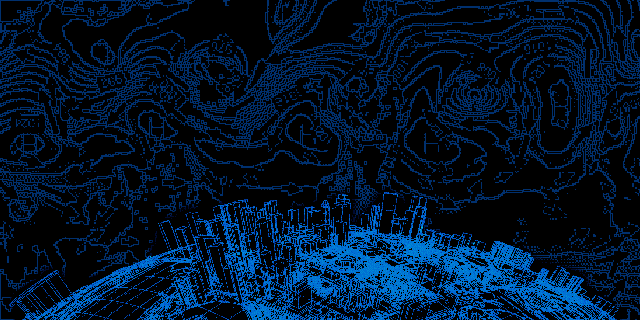
#> input picture site/build-scripts/phases/og/assets/topographic.png, 640 x 320 px; its folder holds only this picture in this run
$ python dominant-color-extractor.py phases/og/assets
#> lines starting #> are read from the running program, lines starting #| are printed output that depends on the picture
import os
import sys
import re
import argparse
import numpy as np
from PIL import Image
from sklearn.cluster import KMeans

def natural_sort_key(s):
    return [int(text) if text.isdigit() else text.lower() for text in re.split('([0-9]+)', s)]

def get_dominant_color(image_path):
    try:
        img = Image.open(image_path).convert('RGBA')
        img.thumbnail((100, 100))

        arr = np.array(img)
        pixels = arr.reshape(-1, 4)

        opaque_pixels = pixels[pixels[:, 3] >= 128]

        if len(opaque_pixels) == 0:
            return "#000000"

        rgb_pixels = opaque_pixels[:, :3]

        non_black_mask = np.max(rgb_pixels, axis=1) > 20
        if np.any(non_black_mask):
            rgb_pixels = rgb_pixels[non_black_mask]

        n_clusters = min(3, len(np.unique(rgb_pixels, axis=0)))
        if n_clusters == 0:
            return "#000000"

        kmeans = KMeans(n_clusters=n_clusters, n_init='auto', random_state=0)
        kmeans.fit(rgb_pixels)

        counts = np.bincount(kmeans.labels_)
        dominant_index = np.argmax(counts)
        dominant_color = kmeans.cluster_centers_[dominant_index]

        return "#{:02x}{:02x}{:02x}".format(
            int(round(dominant_color[0])),
            int(round(dominant_color[1])),
            int(round(dominant_color[2]))
        )
    except Exception:
        return "#000000"

def process_directory(base_dir):
    results = {}
    valid_extensions = {'.png', '.jpg', '.jpeg', '.gif', '.bmp', '.webp'}

    files_to_process = []
    for root, _, files in os.walk(base_dir):
        for file in files:
            ext = os.path.splitext(file)[1].lower()
            if ext in valid_extensions:
                files_to_process.append(os.path.join(root, file))

    total_files = len(files_to_process)

    for i, full_path in enumerate(files_to_process, 1):
        rel_path = os.path.relpath(full_path, start=os.path.dirname(base_dir) or '.')
        posix_rel_path = rel_path.replace(os.sep, '/')

        sys.stderr.write(f"\rProcessing {i}/{total_files}: {posix_rel_path}".ljust(80)[:80])
        sys.stderr.flush()

        color = get_dominant_color(full_path)
        results[posix_rel_path] = color

    sys.stderr.write("\r" + " " * 80 + "\r")
    sys.stderr.flush()

    return results

def format_custom_json(data, max_len):
    lines = ["{"]
    current_line = "  "

    keys = sorted(data.keys(), key=natural_sort_key)

    for i, k in enumerate(keys):
        v = data[k]
        entry = f'"{k}": "{v}"'
        if i < len(keys) - 1:
            entry += ","

        if current_line == "  ":
            current_line += entry
        elif len(current_line) + 1 + len(entry) <= max_len:
            current_line += " " + entry
        else:
            lines.append(current_line)
            current_line = "  " + entry

    if current_line != "  ":
        lines.append(current_line)

    lines.append("}")
    return "\n".join(lines)

def main():
    parser = argparse.ArgumentParser()
    parser.add_argument("directory")
    parser.add_argument("--max-length", type=int, default=120)
    args = parser.parse_args()

    if not os.path.isdir(args.directory):
        sys.exit(1)

    color_data = process_directory(args.directory)
#> in get_dominant_color, `img.thumbnail((100, 100))`:
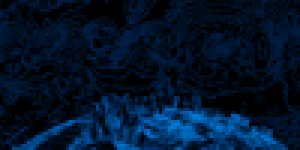
#> img: PIL image 100x50 RGBA (shown 3 times larger); mean R, G, B, A 0, 20.1, 42.6, 255
#> in get_dominant_color, `n_clusters = min(3, len(np.unique(rgb_pixels, axis=0)))`: n_clusters = 3
#> in get_dominant_color, `counts = np.bincount(kmeans.labels_)`: counts = [2456, 412, 553]
#> in get_dominant_color, `dominant_index = np.argmax(counts)`: dominant_index = 0
#> in get_dominant_color, `dominant_color = kmeans.cluster_centers_[dominant_index]`: dominant_color = [0, 16.38, 37.41]
#> in process_directory, `color = get_dominant_color(full_path)`: color = '#001025'
#> color_data = {'assets/topographic.png': '#001025'}
    output = format_custom_json(color_data, args.max_length)
#> in format_custom_json, `keys = sorted(data.keys(), key=natural_sort_key)`: keys = ['assets/topographic.png']
#> the loop in format_custom_json, `for i, k in enumerate(keys):` made 1 pass
#> (k, v, entry, current_line) on pass 1: ('assets/topographic.png', '#001025', '"assets/topographic.png": "#001025"', '  "assets/topographic.png": "#001025"')
#> after the loop in format_custom_json, `for i, k in enumerate(keys):`: lines = ['{']
    print(output)
#| {
#|   "assets/topographic.png": "#001025"
#| }

if __name__ == "__main__":
    main()
